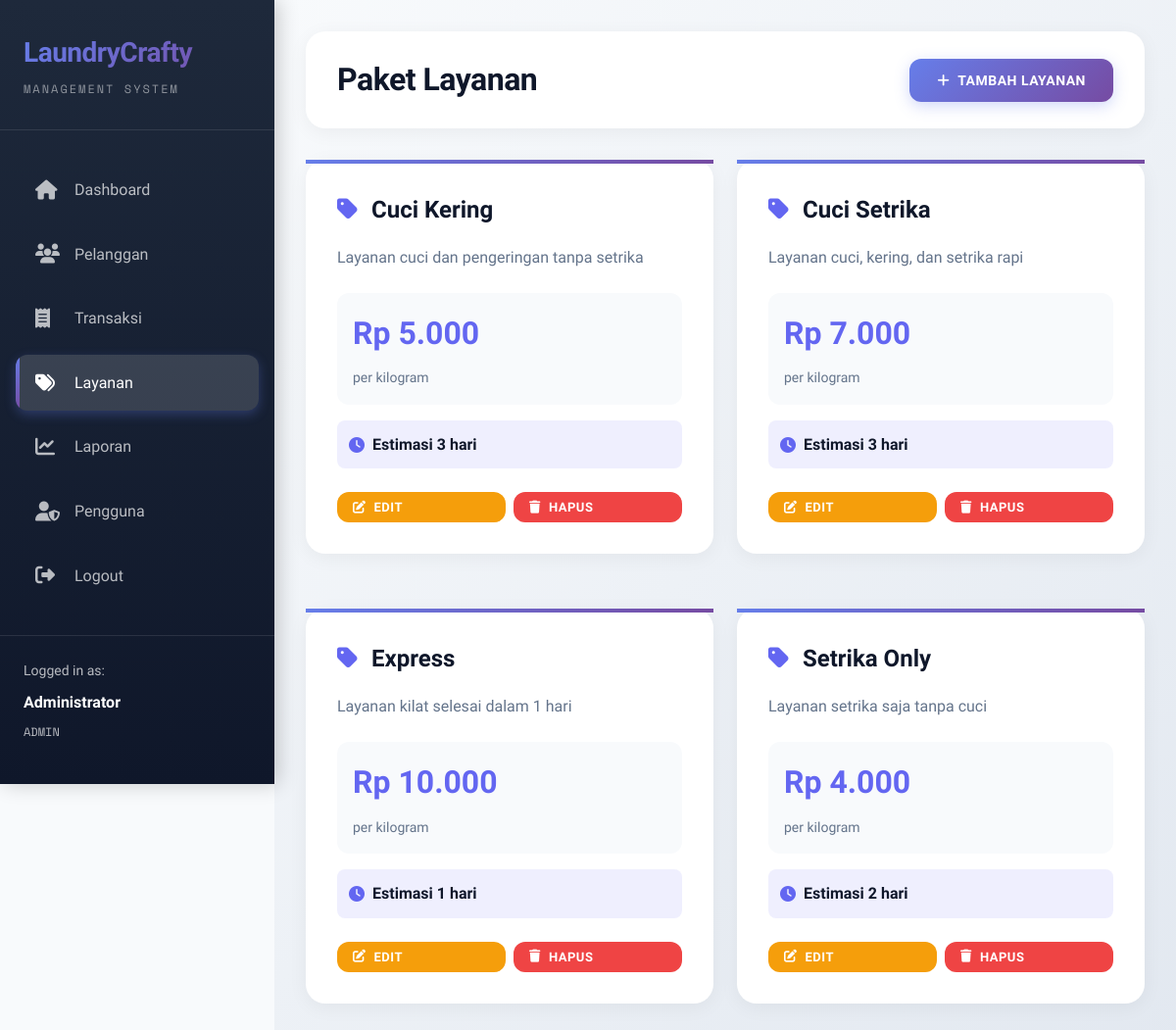
The page /layanan.php (signed in) on the database its author committed.
### tables this page shows
CREATE TABLE IF NOT EXISTS layanan (
    id_layanan INT PRIMARY KEY AUTO_INCREMENT,
    nama_layanan VARCHAR(50) NOT NULL,
    harga_per_kg DECIMAL(10,2) NOT NULL,
    deskripsi TEXT,
    durasi_hari INT DEFAULT 3,
    created_at TIMESTAMP DEFAULT CURRENT_TIMESTAMP
);

### includes/functions.php (called while the page is built, shortened)
<?php
function isLoggedIn() {
    return isset($_SESSION['user_id']);
}
function isAdmin() {
    return isset($_SESSION['role']) && $_SESSION['role'] === 'admin';
}
function getCurrentUser() {
    return [
        'id' => $_SESSION['user_id'],
        'username' => $_SESSION['username'],
        'nama' => $_SESSION['nama_lengkap'],
        'role' => $_SESSION['role']
    ];
}
function formatRupiah($number) {
    return 'Rp ' . number_format($number, 0, ',', '.');
}
?>

### layanan.php (the view, shortened to what this page needs)
<?php
require_once 'includes/config.php';
require_once 'includes/functions.php';
$user = getCurrentUser();
$services = $conn->query("SELECT * FROM layanan ORDER BY nama_layanan ASC");
?>
<!DOCTYPE html>
<html lang="id">
<head>
    <link rel="stylesheet" href="css/style.css">
    <link rel="stylesheet" href="https://cdnjs.cloudflare.com/ajax/libs/font-awesome/6.4.0/css/all.min.css">
</head>
<body>
    <div class="wrapper">
        <aside class="sidebar">
            <div class="logo">
                <h2>LaundryCrafty</h2>
                <p>Management System</p>
            </div>
            <ul class="nav-menu">
                <li>
                    <a href="dashboard.php">
                        <i class="fas fa-home"></i>
                        Dashboard
                    </a>
                </li>
                <li>
                    <a href="pelanggan.php">
                        <i class="fas fa-users"></i>
                        Pelanggan
                    </a>
                </li>
                <li>
                    <a href="transaksi.php">
                        <i class="fas fa-receipt"></i>
                        Transaksi
                    </a>
                </li>
                <li>
                    <a href="layanan.php" class="active">
                        <i class="fas fa-tags"></i>
                        Layanan
                    </a>
                </li>
                <li>
                    <a href="laporan.php">
                        <i class="fas fa-chart-line"></i>
                        Laporan
                    </a>
                </li>
                <?php if (isAdmin()): ?>
                <li>
                    <a href="pengguna.php">
                        <i class="fas fa-user-shield"></i>
                        Pengguna
                    </a>
                </li>
                <?php endif; ?>
                <li>
                    <a href="logout.php">
                        <i class="fas fa-sign-out-alt"></i>
                        Logout
                    </a>
                </li>
            </ul>
            <div class="user-info">
                <p>Logged in as:</p>
                <strong><?php echo $user['nama']; ?></strong>
                <p style="margin-top: 0.5rem; font-family: 'Space Mono', monospace; text-transform: uppercase; font-size: 0.75rem;">
                    <?php echo $user['role']; ?>
                </p>
            </div>
        </aside>
        <main class="main-content">
            <div class="header">
                <h1>Paket Layanan</h1>
                <div class="header-actions">
                    <?php if (isAdmin()): ?>
                    <button onclick="openModal('addModal')" class="btn btn-primary">
                        <i class="fas fa-plus"></i> Tambah Layanan
                    </button>
                    <?php endif; ?>
                </div>
            </div>
            <div style="display: grid; grid-template-columns: repeat(auto-fill, minmax(300px, 1fr)); gap: 1.5rem;">
                <?php if ($services->num_rows > 0): ?>
                    <?php while ($row = $services->fetch_assoc()): ?>
                        <div class="card" style="position: relative; transition: all 0.3s ease; cursor: pointer;" onmouseover="this.style.transform='translateY(-4px)'" onmouseout="this.style.transform='translateY(0)'">
                            <div style="position: absolute; top: 0; left: 0; width: 100%; height: 4px; background: var(--gradient-1);"></div>
                            <h3 style="font-size: 1.5rem; margin-bottom: 1rem; color: var(--dark);">
                                <i class="fas fa-tag" style="color: var(--primary); margin-right: 0.5rem;"></i>
                                <?php echo $row['nama_layanan']; ?>
                            </h3>
                            <div style="margin-bottom: 1.5rem;">
                                <p style="color: var(--text-muted); margin-bottom: 0.5rem;">
                                    <?php echo $row['deskripsi'] ?: 'Tidak ada deskripsi'; ?>
                                </p>
                            </div>
                            <div style="padding: 1rem; background: var(--light); border-radius: 12px; margin-bottom: 1rem;">
                                <div style="font-size: 2rem; font-weight: 800; color: var(--primary); margin-bottom: 0.5rem;">
                                    <?php echo formatRupiah($row['harga_per_kg']); ?>
                                </div>
                                <div style="color: var(--text-muted); font-size: 0.875rem;">
                                    per kilogram
                                </div>
                            </div>
                            <div style="display: flex; align-items: center; gap: 0.5rem; margin-bottom: 1.5rem; padding: 0.75rem; background: rgba(99, 102, 241, 0.1); border-radius: 8px;">
                                <i class="fas fa-clock" style="color: var(--primary);"></i>
                                <span style="font-weight: 600; color: var(--dark);">
                                    Estimasi <?php echo $row['durasi_hari']; ?> hari
                                </span>
                            </div>
                            <?php if (isAdmin()): ?>
                            <div style="display: flex; gap: 0.5rem;">
                                <button onclick='editService(<?php echo json_encode($row); ?>)' class="btn btn-warning btn-sm" style="flex: 1;">
                                    <i class="fas fa-edit"></i> Edit
                                </button>
                                <button onclick="deleteService(<?php echo $row['id_layanan']; ?>, '<?php echo addslashes($row['nama_layanan']); ?>')" class="btn btn-danger btn-sm" style="flex: 1;">
                                    <i class="fas fa-trash"></i> Hapus
                                </button>
                            </div>
                            <?php endif; ?>
                        </div>
                    <?php endwhile; ?>
                <?php endif; ?>
            </div>
        </main>
    </div>
</body>
</html>

### css/style.css (style rules this page uses)
:root { --primary: #6366f1; --primary-dark: #4f46e5; --secondary: #10b981; --danger: #ef4444; --warning: #f59e0b; --dark: #0f172a; --light: #f8fafc; --text: #1e293b; --text-muted: #64748b; --border: #e2e8f0; --shadow: rgba(0, 0, 0, 0.1); --gradient-1: linear-gradient(135deg, #667eea 0%, #764ba2 100%); --gradient-2: linear-gradient(135deg, #f093fb 0%, #f5576c 100%); --gradient-3: linear-gradient(135deg, #4facfe 0%, #00f2fe 100%); }
* { margin: 0; padding: 0; box-sizing: border-box; }
body { font-family: 'Sora', sans-serif; background: var(--light); color: var(--text); line-height: 1.6; min-height: 100vh; }
.wrapper { display: flex; min-height: 100vh; }
.sidebar { width: 280px; background: linear-gradient(180deg, #1e293b 0%, #0f172a 100%); padding: 2rem 0; position: fixed; height: 100vh; overflow-y: auto; z-index: 1000; box-shadow: 4px 0 20px rgba(0, 0, 0, 0.2); }
.logo { padding: 0 1.5rem 2rem; border-bottom: 1px solid rgba(255, 255, 255, 0.1); margin-bottom: 2rem; }
.logo h2 { color: white; font-size: 1.75rem; font-weight: 800; background: linear-gradient(135deg, #667eea 0%, #764ba2 100%); -webkit-background-clip: text; -webkit-text-fill-color: transparent; background-clip: text; letter-spacing: -0.5px; }
.logo p { color: rgba(255, 255, 255, 0.5); font-size: 0.75rem; margin-top: 0.25rem; font-family: 'Space Mono', monospace; text-transform: uppercase; letter-spacing: 2px; }
.nav-menu { list-style: none; padding: 0 1rem; }
.nav-menu li { margin-bottom: 0.5rem; }
.nav-menu a { display: flex; align-items: center; padding: 1rem 1.25rem; color: rgba(255, 255, 255, 0.7); text-decoration: none; border-radius: 12px; transition: all 0.3s ease; font-weight: 500; position: relative; overflow: hidden; }
.nav-menu a::before { content: ''; position: absolute; left: 0; top: 0; height: 100%; width: 4px; background: var(--gradient-1); transform: scaleY(0); transition: transform 0.3s ease; }
.nav-menu a.active { background: rgba(255, 255, 255, 0.15); color: white; box-shadow: 0 4px 12px rgba(102, 126, 234, 0.3); }
.nav-menu a.active::before { transform: scaleY(1); }
.nav-menu i { margin-right: 1rem; font-size: 1.25rem; width: 24px; }
.user-info { padding: 1.5rem; margin-top: 2rem; border-top: 1px solid rgba(255, 255, 255, 0.1); }
.user-info p { color: rgba(255, 255, 255, 0.7); font-size: 0.875rem; margin-bottom: 0.5rem; }
.user-info strong { color: white; display: block; font-weight: 600; margin-top: 0.25rem; }
.main-content { flex: 1; margin-left: 280px; padding: 2rem; background: linear-gradient(135deg, #f8fafc 0%, #e2e8f0 100%); min-height: 100vh; }
.header { background: white; padding: 1.5rem 2rem; border-radius: 20px; margin-bottom: 2rem; box-shadow: 0 4px 20px rgba(0, 0, 0, 0.05); display: flex; justify-content: space-between; align-items: center; }
.header h1 { font-size: 2rem; font-weight: 800; color: var(--dark); letter-spacing: -0.5px; }
.header-actions { display: flex; gap: 1rem; }
.btn { padding: 0.875rem 1.75rem; border: none; border-radius: 12px; font-weight: 600; cursor: pointer; transition: all 0.3s ease; font-family: 'Sora', sans-serif; font-size: 0.875rem; text-decoration: none; display: inline-flex; align-items: center; gap: 0.5rem; text-transform: uppercase; letter-spacing: 0.5px; }
.btn-primary { background: var(--gradient-1); color: white; box-shadow: 0 4px 15px rgba(102, 126, 234, 0.3); }
.btn-danger { background: var(--danger); color: white; }
.btn-warning { background: var(--warning); color: white; }
.btn-sm { padding: 0.5rem 1rem; font-size: 0.813rem; }
.card { background: white; border-radius: 20px; padding: 2rem; box-shadow: 0 4px 20px rgba(0, 0, 0, 0.05); margin-bottom: 2rem; }

### rows shown on the page
layanan: nama_layanan "Cuci Kering", deskripsi "Layanan cuci dan pengeringan tanpa setrika", harga_per_kg "Rp 5.000", durasi_hari "3"
layanan: nama_layanan "Cuci Setrika", deskripsi "Layanan cuci, kering, dan setrika rapi", harga_per_kg "Rp 7.000", durasi_hari "3"
layanan: nama_layanan "Express", deskripsi "Layanan kilat selesai dalam 1 hari", harga_per_kg "Rp 10.000", durasi_hari "1"
layanan: nama_layanan "Setrika Only", deskripsi "Layanan setrika saja tanpa cuci", harga_per_kg "Rp 4.000", durasi_hari "2"

### other values the page prints
$user['nama'] "Administrator"
$user['role'] "ADMIN"
